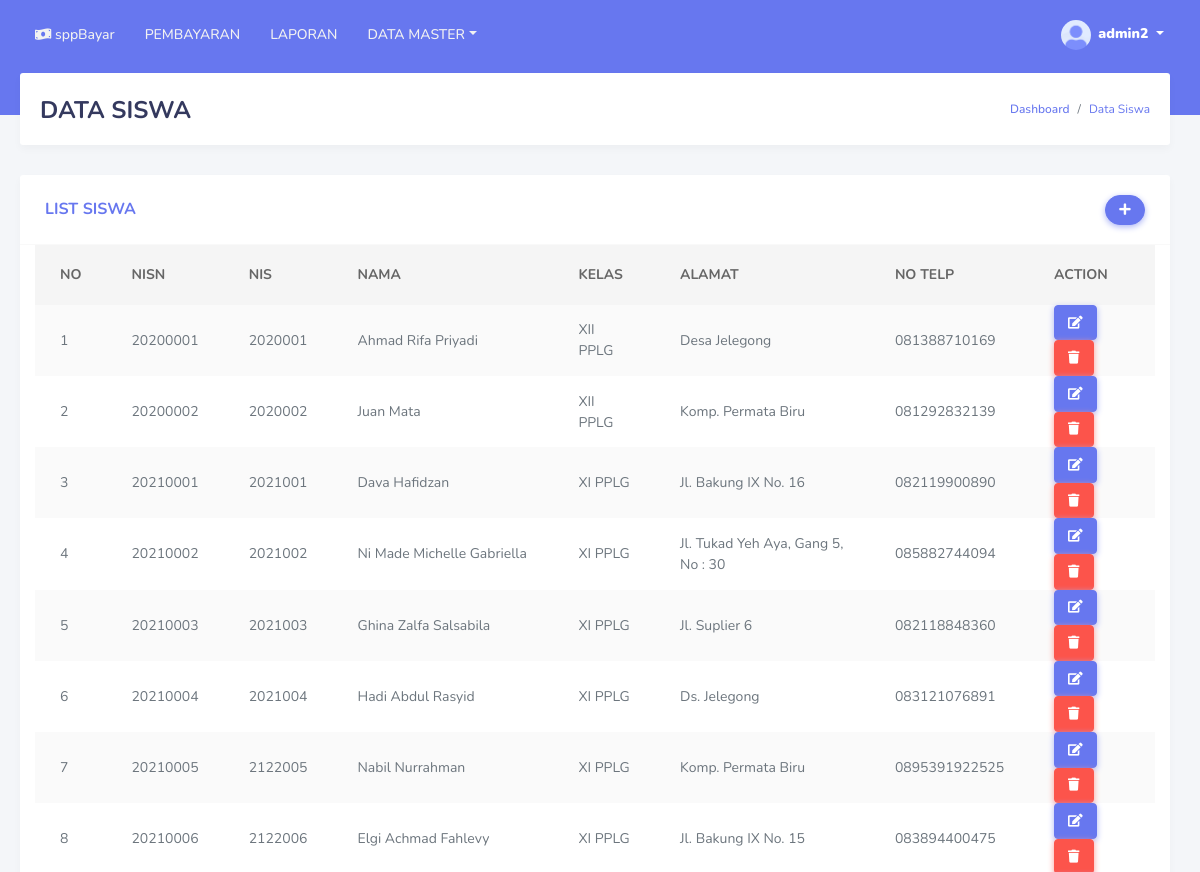
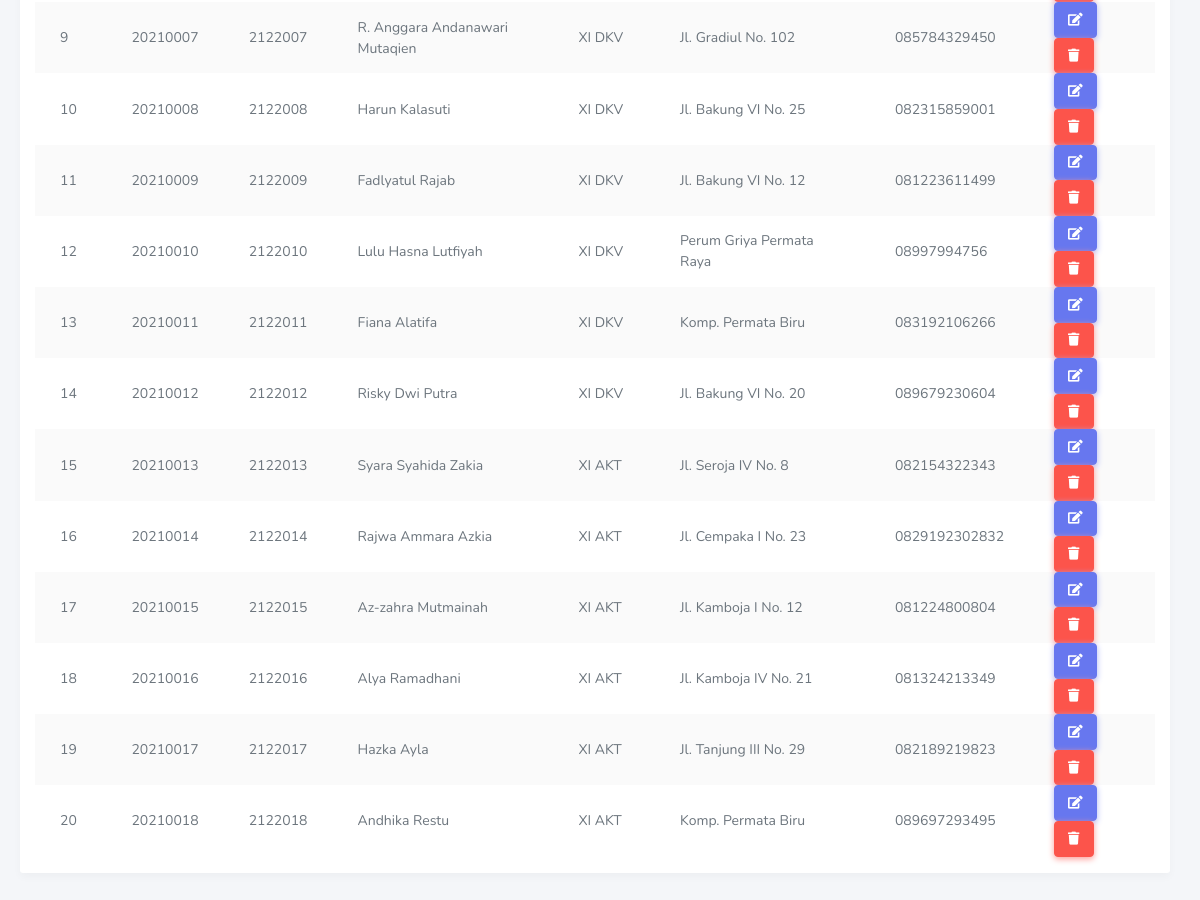
The app's page /siswa.php (signed in) with its own data (2 pictures, top to bottom).
### tables this page shows
CREATE TABLE `siswa` (
  `nisn` varchar(11) NOT NULL,
  `nis` varchar(11) NOT NULL,
  `nama` varchar(35) NOT NULL,
  `id_kelas` int(11) NOT NULL,
  `alamat` text NOT NULL,
  `no_telp` varchar(13) NOT NULL
);

CREATE TABLE `kelas` (
  `id_kelas` int(11) NOT NULL,
  `nama_kelas` varchar(10) NOT NULL,
  `kompetensi_keahlian` varchar(50) NOT NULL
);

### siswa.php (the view, shortened to what this page needs)
<!DOCTYPE html>
<html>
<head>
</head>
<body>
  <?php
  include('tampilan/header.php');
  include('tampilan/sidebar.php');
  ?>
  <div class="main-content">
    <section class="section">
      <div class="section-header">
        <h1>DATA SISWA</h1>
        <div class="section-header-breadcrumb">
          <div class="breadcrumb-item active"><a href="dashboard.php">Dashboard</a></div>
          <div class="breadcrumb-item text-primary">Data Siswa</div>
        </div>
      </div>
      <div class="row">
        <div class="col-md-12">
          <div class="card">
            <div class="card-header">
              <h4>LIST SISWA</h4>
              <div class="card-header-form">
                <form>
                  <div class="input-group-btn">
                    <a href="tambah_siswa.php" class="btn btn-primary"><i class="fas fa-plus"></i></a>
                  </div>
                </form>
              </div>
            </div>
            <div class="card-body p-0 ">
              <div class="col-md-12">
                <div class="table-responsive ">
                  <table class="table table-striped ">
                    <thead>
                      <tr>
                        <th>NO</th>
                        <th>NISN</th>
                        <th>NIS</th>
                        <th>NAMA</th>
                        <th>KELAS</th>
                        <th>ALAMAT</th>
                        <th>NO TELP</th>
                        <th>ACTION</th>
                      </tr>
                    </thead>
                    <tbody>
                      <?php
                      $query = "SELECT * FROM siswa INNER JOIN kelas ON siswa.id_kelas = kelas.id_kelas ORDER BY nisn ASC";
                      $result = mysqli_query($koneksi, $query);
                      $no = 1;
                      while ($row = mysqli_fetch_assoc($result)) {
                        ?>
                        <tr>
                          <td>
                            <?php echo $no; ?>
                          </td>
                          <td>
                            <?php echo $row['nisn']; ?>
                          </td>
                          <td>
                            <?php echo $row['nis']; ?>
                          </td>
                          <td>
                            <?php echo $row['nama']; ?>
                          </td>
                          <td>
                            <?php echo $row['nama_kelas']; ?>
                          </td>
                          <td>
                            <?php echo $row['alamat']; ?>
                          </td>
                          <td>
                            <?php echo $row['no_telp']; ?>
                          </td>
                          <td>
                            <a href="edit_siswa.php?id=<?php echo $row['nisn']; ?>" class="btn btn-primary"><i
                                class="fas fa-edit"></i></a>
                            <a href="proses_hapussiswa.php?id=<?php echo $row['nisn']; ?>" class="btn btn-danger"
                              onClick="return confirm('Anda yakin akan menghapus data ini?')"><i
                                class="fas fa-trash"></i></a>
                          </td>
                        </tr>
                        <?php
                        $no++;
                      }
                      ?>
                    </tbody>
                  </table>
                </div>
              </div>
            </div>
          </div>
        </div>
      </div>
  </div>
  </div>
</body>
</html>

### records on screen
siswa: nisn "20200001", nis "2020001", nama "Ahmad Rifa Priyadi", id_kelas.nama_kelas "XII PPLG", alamat "Desa Jelegong", no_telp "081388710169"
siswa: nisn "20200002", nis "2020002", nama "Juan Mata", id_kelas.nama_kelas "XII PPLG", alamat "Komp. Permata Biru", no_telp "081292832139"
siswa: nisn "20210001", nis "2021001", nama "Dava Hafidzan", id_kelas.nama_kelas "XI PPLG", alamat "Jl. Bakung IX No. 16", no_telp "082119900890"
siswa: nisn "20210002", nis "2021002", nama "Ni Made Michelle Gabriella", id_kelas.nama_kelas "XI PPLG", alamat "Jl. Tukad Yeh Aya, Gang 5, No : 30", no_telp "085882744094"
siswa: nisn "20210003", nis "2021003", nama "Ghina Zalfa Salsabila", id_kelas.nama_kelas "XI PPLG", alamat "Jl. Suplier 6", no_telp "082118848360"
siswa: nisn "20210004", nis "2021004", nama "Hadi Abdul Rasyid", id_kelas.nama_kelas "XI PPLG", alamat "Ds. Jelegong", no_telp "083121076891"
siswa: nisn "20210005", nis "2122005", nama "Nabil Nurrahman", id_kelas.nama_kelas "XI PPLG", alamat "Komp. Permata Biru", no_telp "0895391922525"
siswa: nisn "20210006", nis "2122006", nama "Elgi Achmad Fahlevy", id_kelas.nama_kelas "XI PPLG", alamat "Jl. Bakung IX No. 15", no_telp "083894400475"
siswa: nisn "20210007", nis "2122007", nama "R. Anggara Andanawari Mutaqien", id_kelas.nama_kelas "XI DKV", alamat "Jl. Gradiul No. 102", no_telp "085784329450"
siswa: nisn "20210008", nis "2122008", nama "Harun Kalasuti", id_kelas.nama_kelas "XI DKV", alamat "Jl. Bakung VI No. 25", no_telp "082315859001"
siswa: nisn "20210009", nis "2122009", nama "Fadlyatul Rajab", id_kelas.nama_kelas "XI DKV", alamat "Jl. Bakung VI No. 12", no_telp "081223611499"
siswa: nisn "20210010", nis "2122010", nama "Lulu Hasna Lutfiyah", id_kelas.nama_kelas "XI DKV", alamat "Perum Griya Permata Raya", no_telp "08997994756"
siswa: nisn "20210011", nis "2122011", nama "Fiana Alatifa", id_kelas.nama_kelas "XI DKV", alamat "Komp. Permata Biru", no_telp "083192106266"
siswa: nisn "20210012", nis "2122012", nama "Risky Dwi Putra", id_kelas.nama_kelas "XI DKV", alamat "Jl. Bakung VI No. 20", no_telp "089679230604"
siswa: nisn "20210013", nis "2122013", nama "Syara Syahida Zakia", id_kelas.nama_kelas "XI AKT", alamat "Jl. Seroja IV No. 8", no_telp "082154322343"
siswa: nisn "20210014", nis "2122014", nama "Rajwa Ammara Azkia", id_kelas.nama_kelas "XI AKT", alamat "Jl. Cempaka I No. 23", no_telp "0829192302832"
siswa: nisn "20210015", nis "2122015", nama "Az-zahra Mutmainah", id_kelas.nama_kelas "XI AKT", alamat "Jl. Kamboja I No. 12", no_telp "081224800804"
siswa: nisn "20210016", nis "2122016", nama "Alya Ramadhani", id_kelas.nama_kelas "XI AKT", alamat "Jl. Kamboja IV No. 21", no_telp "081324213349"
siswa: nisn "20210017", nis "2122017", nama "Hazka Ayla", id_kelas.nama_kelas "XI AKT", alamat "Jl. Tanjung III No. 29", no_telp "082189219823"
siswa: nisn "20210018", nis "2122018", nama "Andhika Restu", id_kelas.nama_kelas "XI AKT", alamat "Komp. Permata Biru", no_telp "089697293495"

### other values on screen
$_SESSION['username'] "admin2"
